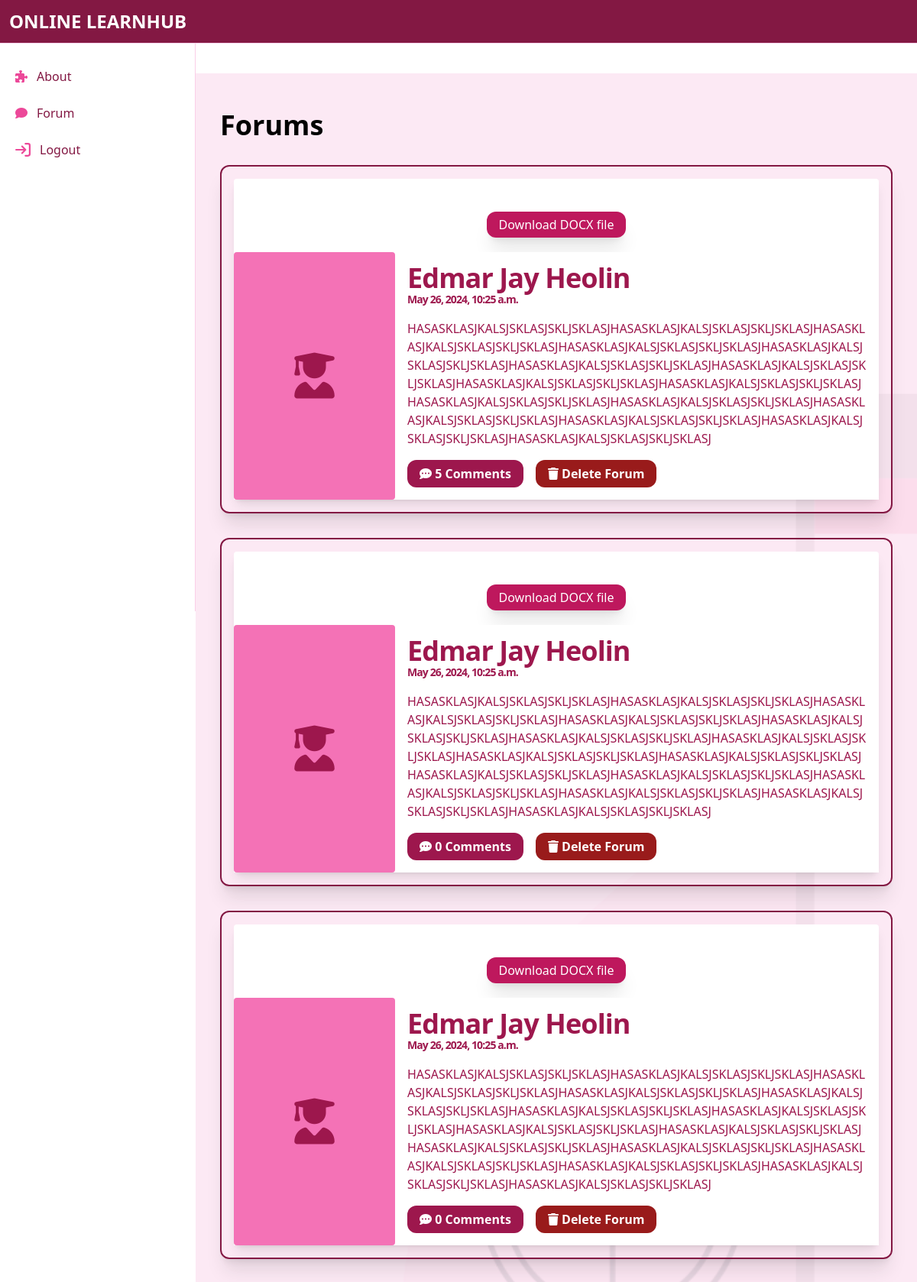
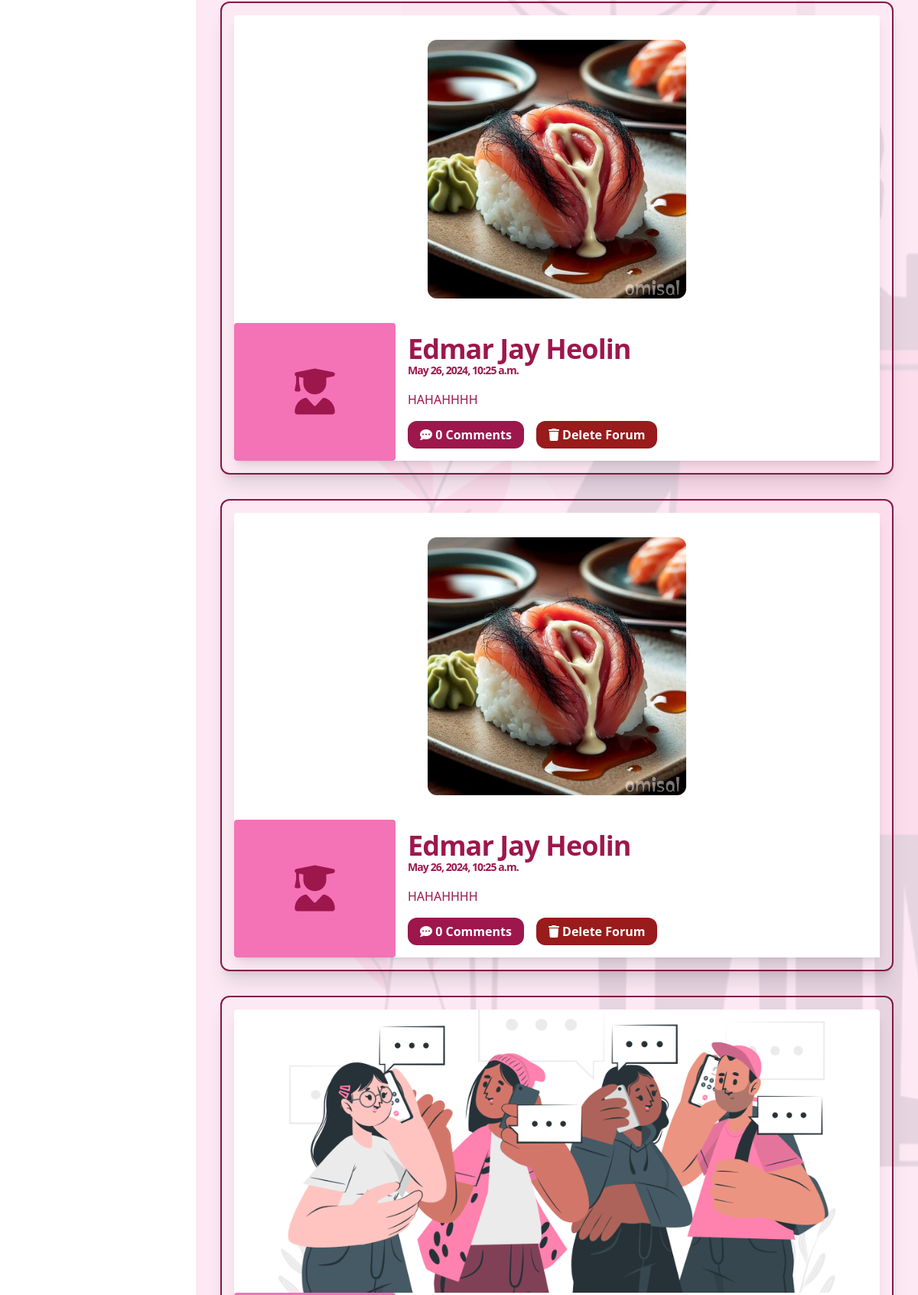
Page /student_forum (signed in, upper part) on the committed database (2 pictures, top to bottom).
### users/models.py (models this page shows)
class Forum(models.Model):
    title = models.CharField(max_length=10000)
    file = models.FileField(
        upload_to='media/announcement',
        validators=[
            FileExtensionValidator(allowed_extensions=['png', 'jpeg', 'jpg', 'pdf', 'word', 'ppt', 'xlsx', 'csv', 'gif'])
        ],
        null=True,  # Allow null values
        blank=True  # Also allow empty values (in forms)
    )
    upload_date = models.DateTimeField(default=now)
    description = models.TextField()
    uploader = models.ForeignKey(User, on_delete=models.CASCADE)

### users/views.py (the view, shortened to what this page needs)
# urls.py: path('student_forum', views.student_forum, name='student_forum'),
@login_required(login_url='/login')
def student_forum(request):
    forums = Forum.objects.annotate(comment_count=Count('comments')).order_by('-id')
    comments_lists = Comments.objects.all().order_by('comment_date')
    context = {
        'forums': forums,
        'comments_lists': comments_lists,
    }
    return render(request, 'student/forums.html', context)

### users/templates/student/forums.html (shortened to what this page needs)
{% load static tailwind_tags %}
<!DOCTYPE html>
<html lang="en">
	<head>
		<link
			rel="stylesheet"
			href="https://cdnjs.cloudflare.com/ajax/libs/font-awesome/6.5.2/css/all.min.css" />
		<link
			href="https://cdnjs.cloudflare.com/ajax/libs/flowbite/2.3.0/flowbite.min.css"
			rel="stylesheet" />
			<link
			rel="stylesheet"
			href="{% static 'css/style.css' %}" />
		{% tailwind_css %}
	</head>
	<body class="bg">
		{% include 'includes/student_sidebar.html' %}
		<div class="p-2 sm:p-4 sm:ml-64 mt-24 bg-pink-100/90 h-full">
			<div class="p-4">
				<div>
					<p class="text-left text-4xl font-bold my-4">Forums</p>
				</div>
				{% for forum in forums %}
				<div class="mx-auto flex items-center justify-center overflow-hidden border-2 rounded-xl border-pink-900 p-4 my-8 shadow-xl">
					<div class="flex flex-col w-full bg-white rounded shadow-lg">
						<div class="w-full h-fit bg-top bg-cover rounded-t">
							{% if forum.file %}
								{% with file_extension=forum.file.name|lower|slice:"-4:" %}
									{% if file_extension == '.png' or file_extension == '.jpg' or file_extension == '.jpeg' or file_extension == '.gif' %}
										<center>
											<img src="{{ forum.file.url }}" alt="Attached image" width="40%" class="my-8 rounded-xl" />
										</center>
									{% elif file_extension == '.pdf' or file_extension == '.ppt' or file_extension == 'pptx' or file_extension == '.doc' or file_extension == '.docx' %}
										<center>
											<a href="{{ forum.file.url }}" download class="my-8 rounded-xl bg-pink-700 text-white py-1.5 px-4 text-left shadow-xl hover:scale-110 duration-300">Download {{ file_extension|slice:1|upper }} file</a>
										</center>
									{% else %}
										<center>
											<br><br>
											<a href="{{ forum.file.url }}" download class="my-12 rounded-xl bg-pink-700 text-white py-1.5 px-4 text-left shadow-xl hover:scale-110 duration-300">Download {{ file_extension|slice:100|upper }} file</a>
										<br><br></center>
									{% endif %}
								{% endwith %}
								{% else %}
								<img
									src="{% static 'img/forum.png' %}" draggable="false"
									alt="" />
							{% endif %}
						</div>
						<div class="flex flex-col w-full md:flex-row bg-white">
							<div
								class="flex flex-row justify-around p-4 font-bold leading-none text-pink-800 uppercase bg-pink-400 rounded md:flex-col md:items-center md:justify-center md:w-1/4">
								<i class="fas fa-user-graduate text-6xl"></i>
							</div>
							<div class="p-4 font-normal text-pink-800 md:w-3/4">
								<h1 class="mb-4 text-4xl font-bold leading-none tracking-tight text-pink-800">
									{{forum.uploader.first_name}}
									<br />
									<p class="text-sm">{{forum.upload_date}}</p>
								</h1>
								<p class="leading-normal break-all">{{forum.description}}</p>
								<div class="flex flex-row items-center mt-4 text-pink-700">
									<div class="w-fit bg-pink-800 py-1.5 px-4 rounded-xl hover:scale-110 hover:shadow-xl duration-300">
										<a
											href="{% url 'forum_page' %}?forum_id={{ forum.id }}"
											class="text-md font-semibold text-white hover:text-pink-200 hover:scale-105 duration-300">
											<i class="fa-solid fa-comment-dots"></i>
											{{ forum.comment_count }} Comments
										</a>
									</div>
									<div class="w-fit bg-red-800 py-1.5 px-4 mx-4 rounded-xl hover:scale-110 hover:shadow-xl duration-300">
										<a
											href="{% url 'deleteforum' forum.id %}"
											class="text-md font-semibold text-white hover:text-red-200 hover:scale-105 duration-300">
											<i class="fa fa-trash" aria-hidden="true"></i> Delete Forum
										</a>
									</div>
								</div>
							</div>
						</div>
					</div>
				</div>
				{% endfor %}
			</div>
		</div>
	</body>
</html>

### users/templates/includes/student_sidebar.html (shortened to what this page needs)
{% load static %}
<nav class="fixed top-0 z-50 w-full  bg-pink-900 border-b border-pink-200">
	<div class="px-3 py-3 lg:px-5 lg:pl-3">
		<div class="flex items-center justify-between">
			<div class="flex items-center justify-start rtl:justify-end">
				<h2 class="text-white font-bold text-2xl">ONLINE LEARNHUB</h2>
			</div>
		</div>
	</div>
</nav>
<aside
	id="logo-sidebar"
	class="fixed top-0 left-0 z-40 w-64 h-screen pt-20 transition-transform -translate-x-full bg-white border-r border-pink-200 sm:translate-x-0"
	aria-label="Sidebar">
	<div class="h-full px-3 pb-4 overflow-y-auto bg-white">
		<ul class="space-y-2 font-medium">
			<li>
				<a
					href="{% url 'student_about' %}"
					class="flex items-center p-2 text-pink-900 rounded-lg hover:bg-pink-100 group">
					<i
						class="fa fa-puzzle-piece text-pink-500 transition duration-75 group-hover:text-pink-900 group-hover"
						aria-hidden="true"></i>
					<span class="flex-1 ms-3 whitespace-nowrap">About</span>
				</a>
			</li>
			<li>
				<a
					href="{% url 'student_forum' %}"
					class="flex items-center p-2 text-pink-900 rounded-lg hover:bg-pink-100 group">
					<i
						class="fa fa-comment text-pink-500 transition duration-75 group-hover:text-pink-900 group-hover"
						aria-hidden="true"></i>
					<span class="flex-1 ms-3 whitespace-nowrap">Forum</span>
				</a>
			</li>
			<li>
				<a
					href="{% url 'logout' %}"
					class="flex items-center p-2 text-pink-900 rounded-lg hover:bg-pink-100 group">
					<span class="flex-1 ms-3 whitespace-nowrap">Logout</span>
				</a>
			</li>
		</ul>
	</div>
</aside>

### users/static/css/style.css (style rules this page uses)
.bg { background-image: linear-gradient(to bottom right, rgba(17, 24, 39, 0), rgba(17, 24, 39, 0)), url('../img/bg.png'); background-size: cover; background-repeat: no-repeat; background-attachment: fixed; }

### rows in the picture
Forum: file "DOCX", uploader.first_name "Edmar Jay Heolin", upload_date "May 26, 2024, 10:25 a.m.", description "HASASKLASJKALSJSKLASJSKLJSKLASJHASASKLASJKALSJSKLASJSKLJSKLASJHASASKLASJKALSJSKLASJSKLJSKLASJHASASKLASJKALSJSKLASJSKLJSKLASJHASASKLASJKALSJSKLASJSKLJSKLASJHASASKLASJKALSJSKLASJSKLJSKLASJHASASKLASJKALSJSKLASJSKLJSKLASJHASASKLASJKALSJSKLASJSKLJSKLASJHASASKLASJKALSJSKLASJSKLJSKLASJHASASKLASJKALSJSKLASJSKLJSKLASJHASASKLASJKALSJSKLASJSKLJSKLASJHASASKLASJKALSJSKLASJSKLJSKLASJHASASKLASJKALSJSKLASJSKLJSKLASJHASASKLASJKALSJSKLASJSKLJSKLASJHASASKLASJKALSJSKLASJSKLJSKLASJ", comment_count "5"
Forum: file "DOCX", uploader.first_name "Edmar Jay Heolin", upload_date "May 26, 2024, 10:25 a.m.", description "HASASKLASJKALSJSKLASJSKLJSKLASJHASASKLASJKALSJSKLASJSKLJSKLASJHASASKLASJKALSJSKLASJSKLJSKLASJHASASKLASJKALSJSKLASJSKLJSKLASJHASASKLASJKALSJSKLASJSKLJSKLASJHASASKLASJKALSJSKLASJSKLJSKLASJHASASKLASJKALSJSKLASJSKLJSKLASJHASASKLASJKALSJSKLASJSKLJSKLASJHASASKLASJKALSJSKLASJSKLJSKLASJHASASKLASJKALSJSKLASJSKLJSKLASJHASASKLASJKALSJSKLASJSKLJSKLASJHASASKLASJKALSJSKLASJSKLJSKLASJHASASKLASJKALSJSKLASJSKLJSKLASJHASASKLASJKALSJSKLASJSKLJSKLASJHASASKLASJKALSJSKLASJSKLJSKLASJ", comment_count "0"
Forum: file "DOCX", uploader.first_name "Edmar Jay Heolin", upload_date "May 26, 2024, 10:25 a.m.", description "HASASKLASJKALSJSKLASJSKLJSKLASJHASASKLASJKALSJSKLASJSKLJSKLASJHASASKLASJKALSJSKLASJSKLJSKLASJHASASKLASJKALSJSKLASJSKLJSKLASJHASASKLASJKALSJSKLASJSKLJSKLASJHASASKLASJKALSJSKLASJSKLJSKLASJHASASKLASJKALSJSKLASJSKLJSKLASJHASASKLASJKALSJSKLASJSKLJSKLASJHASASKLASJKALSJSKLASJSKLJSKLASJHASASKLASJKALSJSKLASJSKLJSKLASJHASASKLASJKALSJSKLASJSKLJSKLASJHASASKLASJKALSJSKLASJSKLJSKLASJHASASKLASJKALSJSKLASJSKLJSKLASJHASASKLASJKALSJSKLASJSKLJSKLASJHASASKLASJKALSJSKLASJSKLJSKLASJ", comment_count "0"
Forum: file (picture), uploader.first_name "Edmar Jay Heolin", upload_date "May 26, 2024, 10:25 a.m.", description "HAHAHHHH", comment_count "0"
Forum: file (picture), uploader.first_name "Edmar Jay Heolin", upload_date "May 26, 2024, 10:25 a.m.", description "HAHAHHHH", comment_count "0"
